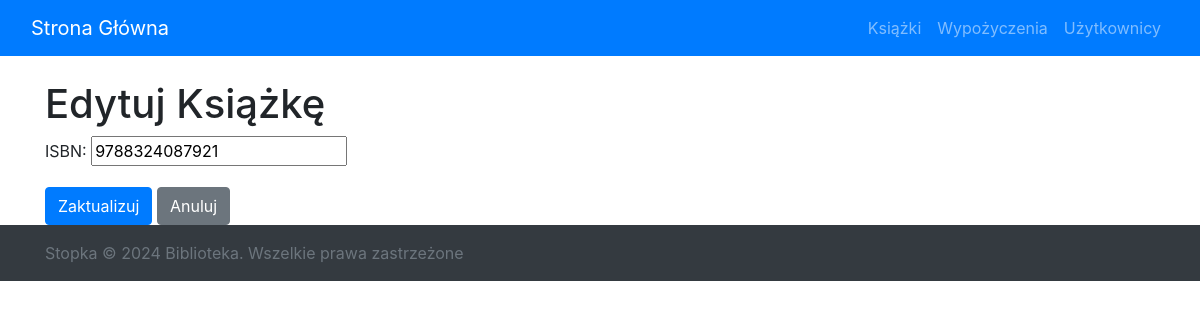
/books/update/1/, run on an earlier commit of the app's database.
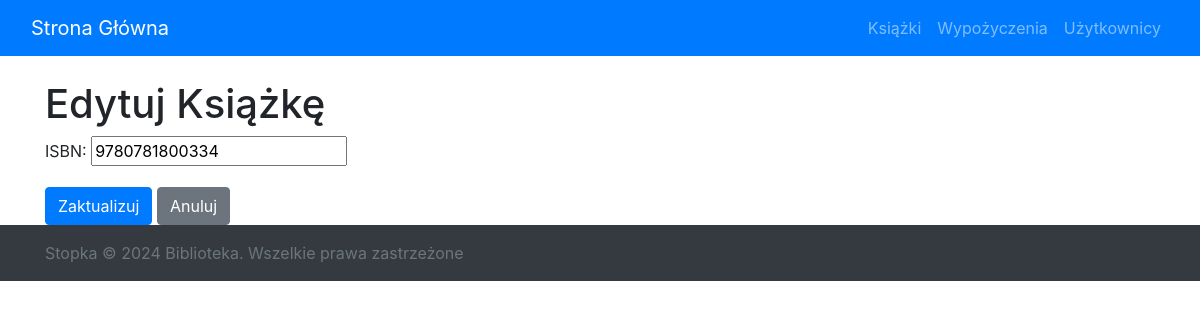
And on a later commit of the database.
### library_app/models.py (models this page shows, shortened)
class Book(models.Model):
    STATUS_CHOICES = (
        ('available', 'Available'),
        ('borrowed', 'Borrowed'),
    )
    isbn = models.CharField(max_length=13)
    title = models.CharField(max_length=255, blank=True, default='No Title')
    authors = models.CharField(max_length=255, blank=True, default='Unknown Author')
    publisher = models.CharField(max_length=255, blank=True, default='Unknown Publisher')
    publication_date = models.CharField(max_length=10, blank=True, default='Unknown Date')
    status = models.CharField(max_length=10, choices=STATUS_CHOICES, default='available')
    unique_id = models.AutoField(primary_key=True, unique=True)
    libraryID = models.CharField(max_length=36, unique=True, blank=True, default='')

### library_app/views.py (the view)
# urls.py: path('books/update/<int:pk>/', views.book_update, name='book-update'),
def book_update(request, pk):
    book = get_object_or_404(Book, pk=pk)
    if request.method == 'POST':
        form = BookForm(request.POST, instance=book)
        if form.is_valid():
            form.save()
            return redirect('book-list')
    else:
        form = BookForm(instance=book)
    return render(request, 'forms/book_form.html', {'form': form})

### library_app/forms.py
class BookForm(forms.ModelForm):
    isbn = forms.CharField(max_length=13, required=True, label='ISBN')
    class Meta:
        model = Book
        fields = ('isbn',)

### library_app/templates/forms/book_form.html (shortened to what this page needs)
{% extends 'library_app/base.html' %}
{% block content %}
  <h1>{% if form.instance.pk %}Edytuj Książkę{% else %}Dodaj Książkę{% endif %}</h1>
  <form method="post">
    {{ form.as_p }}
    <button type="submit" class="btn btn-primary">{% if form.instance.pk %}Zaktualizuj{% else %}Zapisz{% endif %}</button>
    <a href="{% url 'book-list' %}" class="btn btn-secondary">Anuluj</a>
  </form>
{% endblock %}

What changed in the data, as far as the page shows it:
changed Book: isbn "9788324087921" → "9780781800334"
